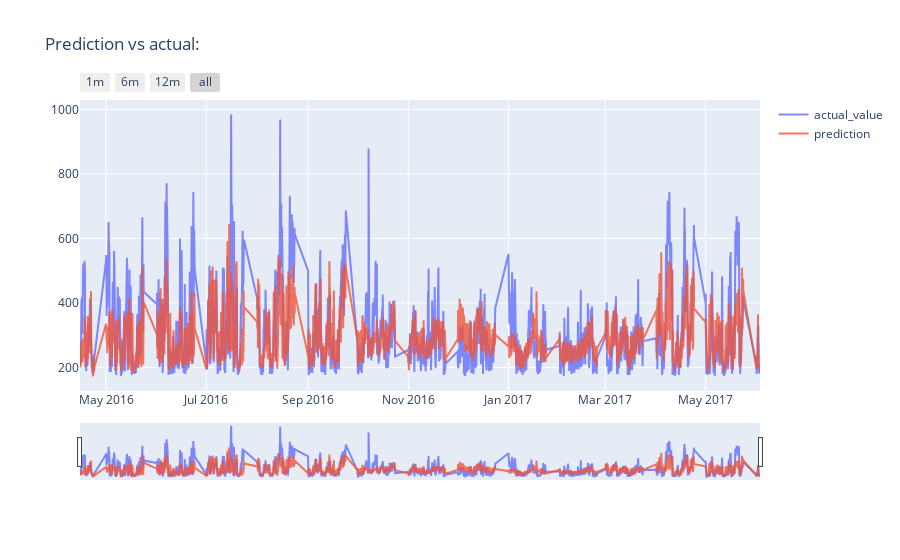

This figure's notebook cell:
### Code cell
#Plot timeseries
y_test=pd.DataFrame(y_test)

y_test['predictions']=best_model_predictions

X_test['datetime']=pd.to_datetime(X_test[['year','month','day','hour']])

y_test['datetime']=X_test['datetime']

y_test=y_test.sort_values(by='datetime')

trace0 = go.Scatter(x=y_test['datetime'].astype(str), y=y_test['electricity_consumption'].values, opacity = 0.8, name='actual_value')
trace1 = go.Scatter(x=y_test['datetime'].astype(str), y=y_test['predictions'].values, opacity = 0.8, name='prediction')
layout = dict(
    title= "Prediction vs actual:",
    xaxis=dict(
        rangeselector=dict(
            buttons=list([
                dict(count=1, label='1m', step='month', stepmode='backward'),
                dict(count=6, label='6m', step='month', stepmode='backward'),
                dict(count=12, label='12m', step='month', stepmode='backward'),
                dict(step='all')
            ])
        ),
        rangeslider=dict(visible = True),
        type='date'
    )
)
fig = dict(data= [trace0,trace1], layout=layout)
iplot(fig)

### Figure 1 — Plotly figure (JSON) as saved in the notebook; plotly's stock layout.template omitted (floating-point values rounded to 4 significant figures; data arrays with more than 128 entries replaced by an {"elided": "..."} marker saying what was removed)
{"data": [{"name": "actual_value", "opacity": 0.8, "type": "scatter", "x": {"elided": "7440 str values"}, "y": {"elided": "7440 int values"}}, {"name": "prediction", "opacity": 0.8, "type": "scatter", "x": {"elided": "7440 str values"}, "y": {"elided": "7440 float values"}}], "layout": {"title": {"text": "Prediction vs actual:"}, "xaxis": {"rangeselector": {"buttons": [{"count": 1, "label": "1m", "step": "month", "stepmode": "backward"}, {"count": 6, "label": "6m", "step": "month", "stepmode": "backward"}, {"count": 12, "label": "12m", "step": "month", "stepmode": "backward"}, {"step": "all"}]}, "rangeslider": {"visible": true}, "type": "date"}}}
